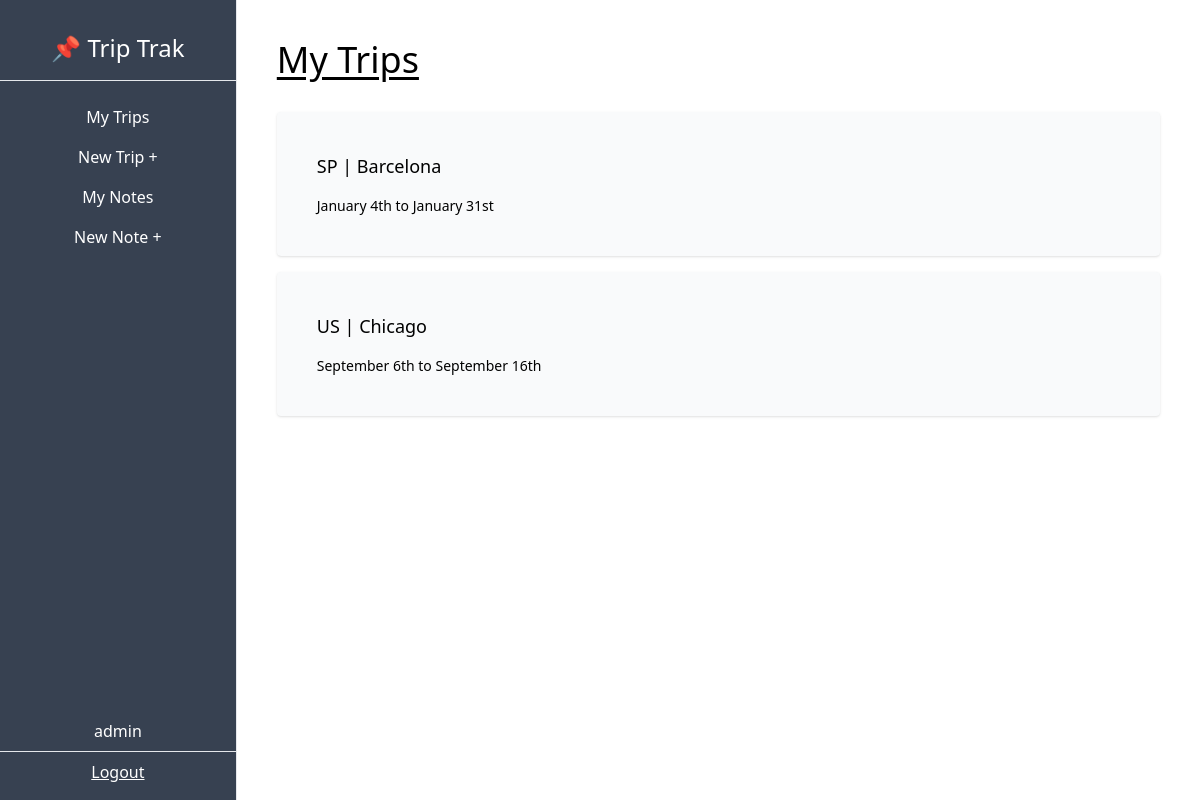
/dashboard/ (signed in), run on an earlier commit of the app's database.
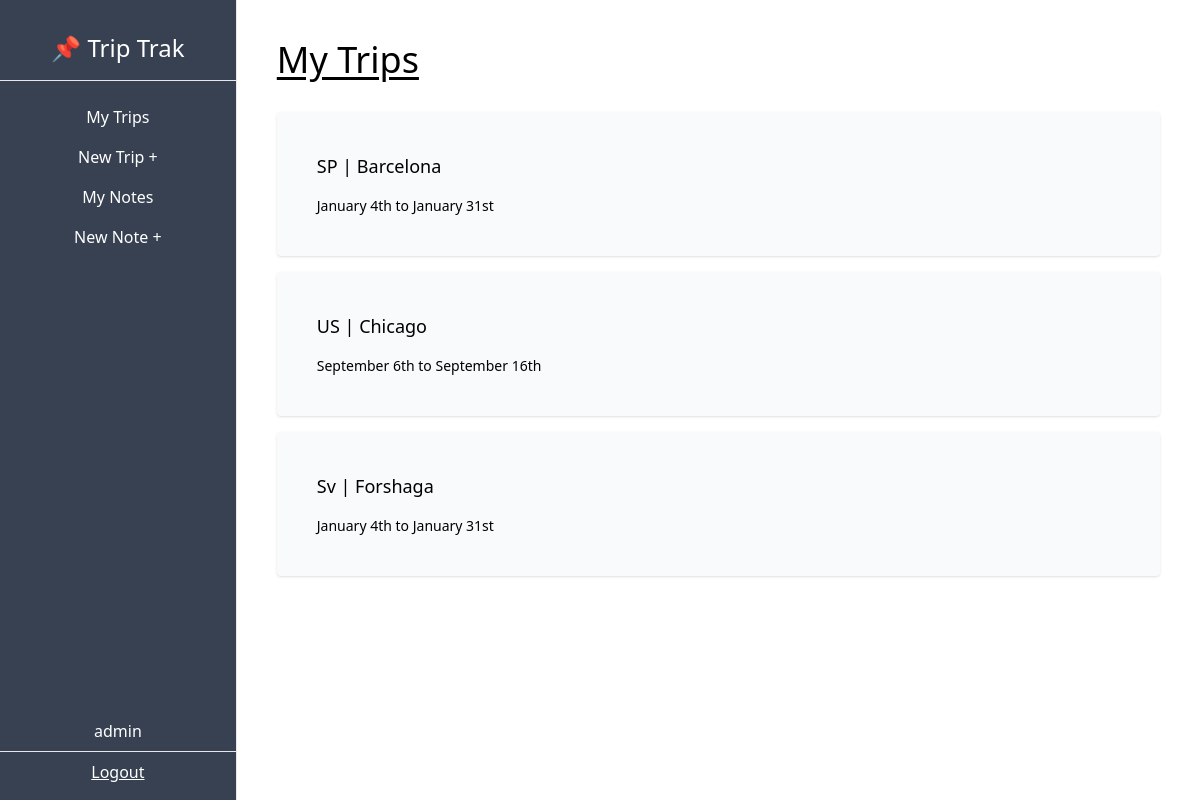
And on a later commit of the database.
### trip/models.py (models this page shows, shortened)
class Trip(models.Model):
    city = models.CharField(max_length=50)
    country = models.CharField(max_length=2)
    start_date = models.DateField(blank=True, null=True) # this means that it is not a required field. It is okay to store blank values.
    end_date = models.DateField(blank=True, null=True) # this means that it is not a required field. It is okay to store blank values.
    owner = models.ForeignKey(User, on_delete=models.CASCADE, related_name='trips') # Foreign key, för det är many-to-one relationship. on_delete finns där för att radera alla trips om user blir deletat. relaterat namn 'trips', för att göra det åtkomligt i notes-modellen sen

### trip/views.py (the view)
# urls.py: path('dashboard/', trips_list, name='trip-list'),
def trips_list(request):
    trips = Trip.objects.filter(owner=request.user)
    context = {
        'trips': trips,
    }
    return render(request, 'trip/trips_list.html', context)

### trip/templates/trip/trips_list.html
{% extends 'trip/base.html' %}
{% block content %}
<h1 class="text-4xl underline underline-offset-4 mb-8">My Trips</h1>
{% for trip in trips %}
    <a href="{% url 'trip-detail' trip.pk %}">
        <div class="bg-gray-50 p-10 rounded shadow my-4 hover:shadow-lg hover:cursor-pointer">
            <p class="text-lg">
                {{trip.country}} | {{trip.city}}
            </p>
            <p class="text-sm pt-4">
                {% if trip.start_date %}
                {{ trip.start_date|date:"F jS" }}
                {% else %}
                TBA
                {% endif %}
                to
                {% if trip.end_date %}
                {{ trip.end_date|date:"F jS" }}
                {% else %}
                TBA
                {% endif %}
            </p>
        </div>
    </a>
{% endfor %}
{% endblock content %}

### trip/templates/trip/base.html (shortened to what this page needs)
<!DOCTYPE html>
<html lang="en">
    <head>
        <script src="https://cdn.tailwindcss.com"></script>
      </head>
<body>
    <div class="flex-col md:flex-row flex h-screen">
        <div class="md:h-screen bg-gray-700 text-white w-full md:w-1/4 md:max-w-xs py-2 md:pt-8 md:pb-2 flex flex-col items-center justify-start border-r">
            <div class="border-b w-full text-center pb-4 text-2xl">
                <h1>📌 Trip Trak</h1>
            </div>
            <div class="pt-4 w-full text-center">
                <ul class="flex md:flex-col justify-around px-2 md:px-0 pb-2 md:pb-0">
                    <a href="{% url 'trip-list' %}">
                        <li class="py-2 px-3 md:px-0 hover:bg-gray-600 hover:cursor-pointer">My Trips</li>
                    </a>
                    <a href="{% url 'trip-create' %}">
                        <li class="py-2 px-3 md:px-0 hover:bg-gray-600 hover:cursor-pointer">New Trip +</li>
                    </a>
                    <a href="{% url 'note-list' %}">
                        <li class="py-2 px-3 md:px-0 hover:bg-gray-600 hover:cursor-pointer">My Notes</li>
                    </a>
                    <a href="{% url 'note-create' %}">
                    <li class="py-2 px-3 md:px-0 hover:bg-gray-600 hover:cursor-pointer">New Note +</li>
                    </a>
                </ul>
            </div>
            <div class="mt-auto w-full text-center flex md:flex-col justify-evenly py-2 md:pt-0">
                <p class="">{{user.username}}</p>
                <hr class="my-2">
                <a class="underline" href="{% url 'logout' %}">
                    Logout
                </a>
            </div>
        </div>
        <div class="w-full md:w-full p-10 overflow-auto">
            {% block content %}
            {% endblock content %}
        </div>
    </div>
</body>
</html>

What changed in the data, as far as the page shows it:
added Trip: country "Sv", city "Forshaga", start_date "January 4th", end_date "January 31st"
